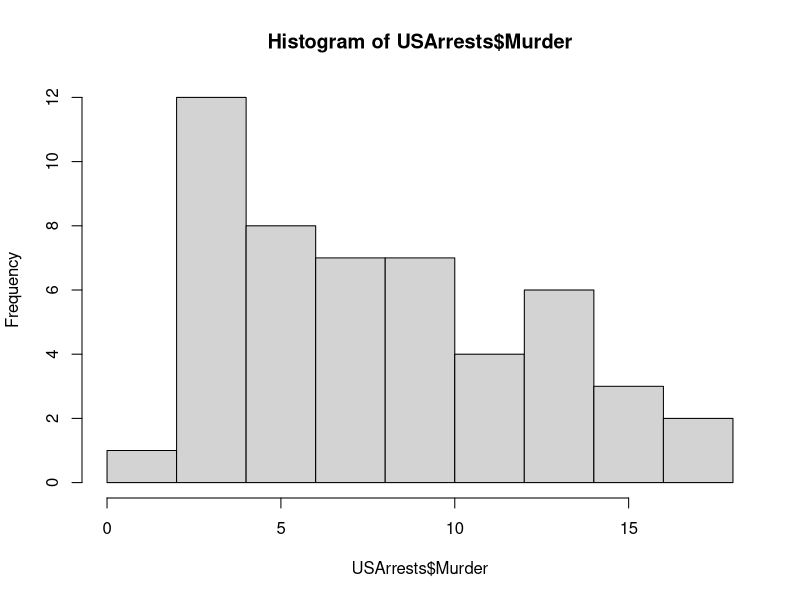

The R script that drew this image:
data("USArrests")
summary(USArrests)
which.max(USArrests$Rape)
max(USArrests$Murder)
min(USArrests$Murder)
cor(USArrests)
hist(USArrests$Murder)
